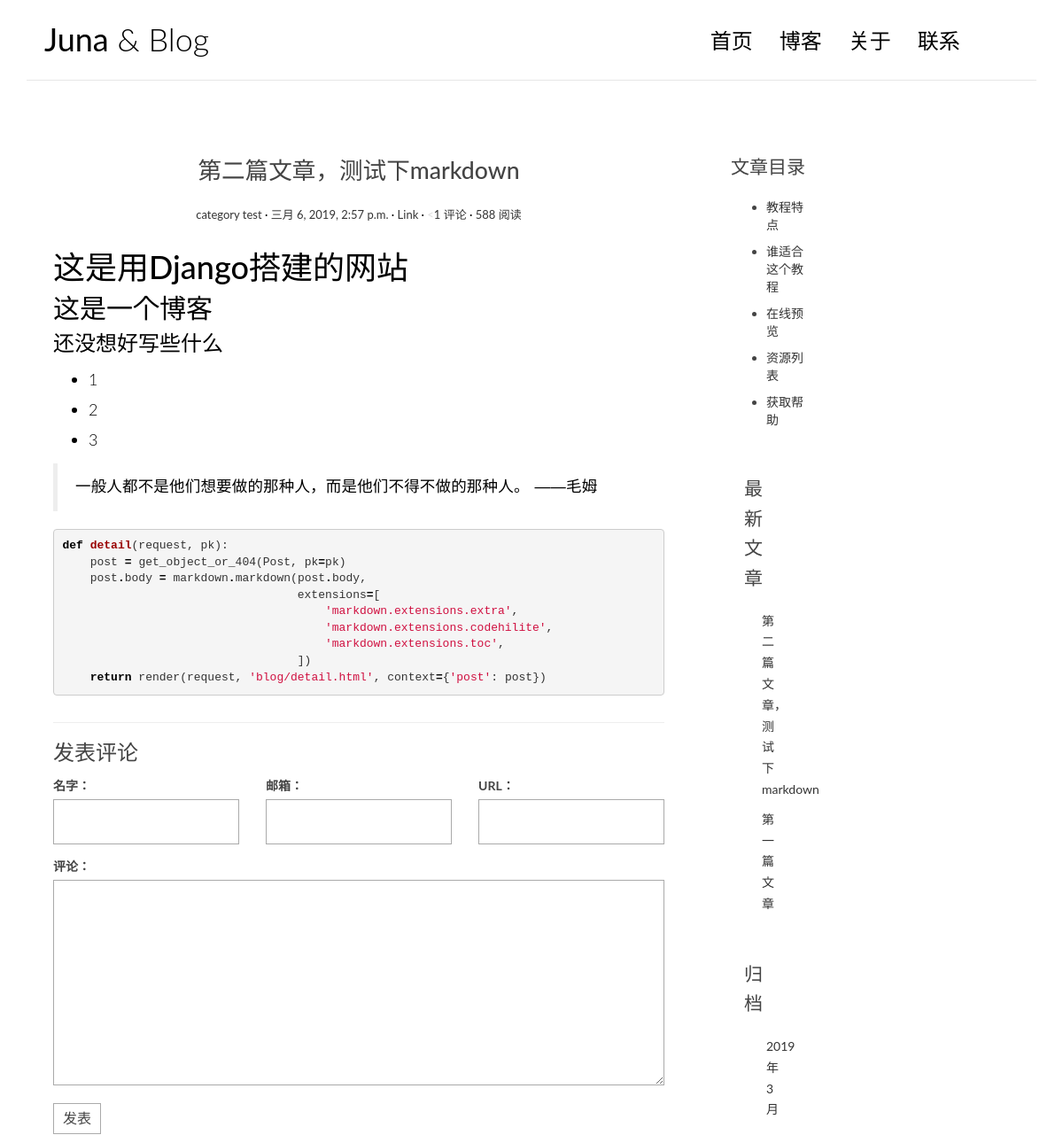
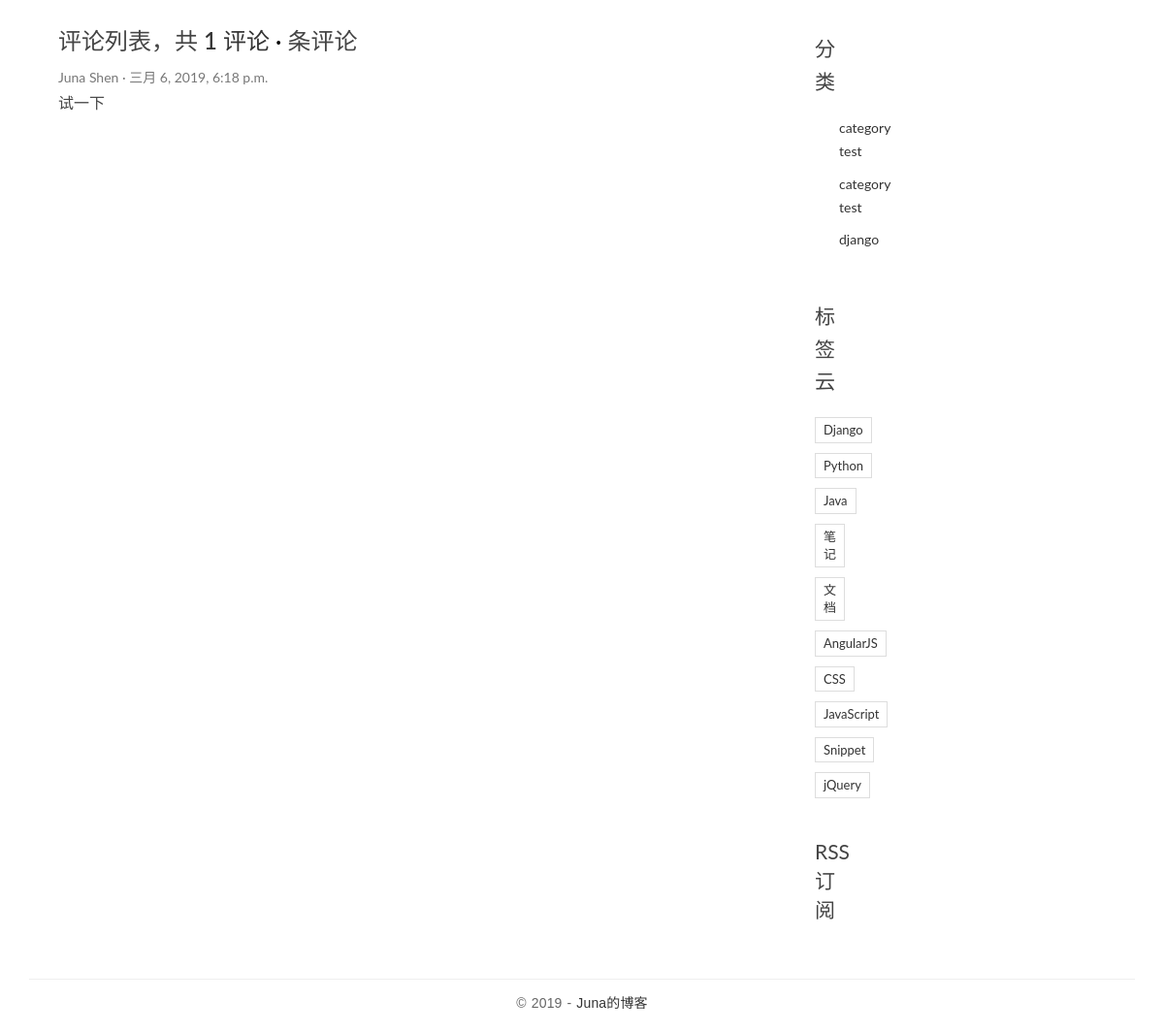
Screenshot of /post/3/ with the database file from the repository (2 pictures, top to bottom).
### blog/models.py (models this page shows, shortened)
class Post(models.Model):
    title = models.CharField(max_length=70)
    body = models.TextField()
    created_time = models.DateTimeField()
    modified_time = models.DateTimeField()
    excerpt = models.CharField(max_length=200, blank=True)
    category = models.ForeignKey(Category)
    tags = models.ManyToManyField(Tag, blank=True)
    author = models.ForeignKey(User)
    def get_absolute_url(self):
        return reverse('blog:detail', kwargs={'pk': self.pk})
    class Meta:
        ordering = ['-created_time']

class Category(models.Model):
    name = models.CharField(max_length=100)

### comments/models.py (models this page shows, shortened)
class Comment(models.Model):
    name = models.CharField(max_length=100)
    email = models.EmailField(max_length=255)
    url = models.URLField(blank=True)
    text = models.TextField()
    created_time = models.DateTimeField(auto_now_add=True)
    post = models.ForeignKey('blog.Post')

### blog/views.py (the view)
# urls.py: url(r'^post/(?P<pk>[0-9]+)/$', views.detail, name='detail'),
def detail(request, pk):
    post = get_object_or_404(Post, pk=pk)
    post.body = markdown.markdown(post.body,
                                  extensions=[
                                      'markdown.extensions.extra',
                                      'markdown.extensions.codehilite',
                                      'markdown.extensions.toc',
                                  ])
    form = CommentForm()
    comment_list = post.comment_set.all()
    context = {'post': post,
               'form': form,
               'comment_list': comment_list
               }
    return render(request, 'blog/detail.html', context=context)

### comments/forms.py
class CommentForm(forms.ModelForm):
    class Meta:
        model = Comment
        fields = ['name', 'email', 'url', 'text']

### blog/templatetags/blog_tags.py (called while the page is built)
@register.simple_tag
def get_recent_posts(num=5):
    return Post.objects.all().order_by('-created_time')[:num]

@register.simple_tag
def archives():
    return Post.objects.dates('created_time', 'month', order='DESC')

@register.simple_tag
def get_categories():
    return Category.objects.all()

### templates/blog/detail.html (shortened to what this page needs)
<!DOCTYPE html>
{% extends 'base.html' %}
				{% block main %}
					<article class="post post-{{ post.pk }}">
						<header class="entry-header">
						<h1 class="entry-title">{{ post.title }}</h1>
						<div class="entry-meta">
							<span class="post-category"><a href="#">{{ post.category.name }}</a></span>
							<span class="post-date"><a href="#"><time class="entry-date"
                                                datetime="{{ post.created_time }}">{{ post.created_time }}</time></a></span>
							<span class="post-author"><a href="#">{{ post.author }}</a></span>
							<<span class="comments-link"><a href="{{ post.get_absolute_url }}#comment-area">{{ post.comment_set.count }} 评论</a></span>
							<span class="views-count"><a href="#">588 阅读</a></span>
						</div>
						</header>
						<div class="entry-content clearfix">
							{{ post.body|safe }}
						</div>
					</article>
					<section class="comment-area">
						<hr>
						<h3>发表评论</h3>
						<form action="{% url 'comments:post_comment' post.pk %}" method="post" class="comment-form">
                            <div class="row">
                                <div class="col-md-4">
                                    <label for="{{ form.name.id_for_label }}">名字：</label>
                                    {{ form.name }}
                                </div>
                                <div class="col-md-4">
                                    <label for="{{ form.email.id_for_label }}">邮箱：</label>
                                    {{ form.email }}
                                </div>
                                <div class="col-md-4">
                                    <label for="{{ form.url.id_for_label }}">URL：</label>
                                    {{ form.url }}
                                </div>
                                <div class="col-md-12">
                                    <label for="{{ form.text.id_for_label }}">评论：</label>
                                    {{ form.text }}
                                    <button type="submit" class="comment-btn">发表</button>
                                </div>
                            </div>
                        </form>
						<div class="comment-list-panel">
							<h3>评论列表，共 <span class="comments-link"><a href="{{ post.get_absolute_url }}#comment-area">{{ post.comment_set.count }} 评论</a></span> 条评论</h3>
						<ul class="comment-list list-unstyled">
                        {% for comment in comment_list %}
                        <li class="comment-item">
                                    <span class="nickname">{{ comment.name }}</span>
                                    <time class="submit-date">{{ comment.created_time }}</time>
                                    <div class="text">
                                        {{ comment.text }}
                                    </div>
                        </li>
                        {% empty %}
                        暂无评论
                        {% endfor %}
                        </ul>
						</div>
					</section>
				{% endblock main %}
				{% block toc %}
				<aside class="col-md-4">
					<div class="widget widget-content">
						<h3 class="widget-title">文章目录</h3>
						<ul>
							<li>
								<a href="#">教程特点</a>
							</li>
							<li>
								<a href="#">谁适合这个教程</a>
							</li>
							<li>
								<a href="#">在线预览</a>
							</li>
							<li>
								<a href="#">资源列表</a>
							</li>
							<li>
								<a href="#">获取帮助</a>
							</li>
						</ul>
					</div>
				{% endblock toc %}

### templates/base.html (shortened to what this page needs)
{% load staticfiles %}
{% load blog_tags %}
<!DOCTYPE html>
<html>
<head>
    <link rel="stylesheet" href="http://code.ionicframework.com/ionicons/2.0.1/css/ionicons.min.css">
    <link rel="stylesheet" href="{% static 'blog/css/bootstrap.min.css' %}">
    <link rel="stylesheet" href="{% static 'blog/css/pace.css' %}">
    <link rel="stylesheet" href="{% static 'blog/css/custom.css' %}">
	<link rel="stylesheet" href="{% static 'blog/css/highlights/github.css' %}">
</head>
<body>
<div class="container">
    <header id="site-header">
        <div class="row">
            <div class="col-md-4 col-sm-5 col-xs-8">
                <div class="logo">
                    <h1><a href="{% url 'blog:index' %}"><b>Juna</b> &amp; Blog</a></h1>
                </div>
            </div>
            <div class="col-md-8 col-sm-7 col-xs-4">
                <nav class="main-nav" role="navigation">
                    <div class="collapse navbar-collapse" id="bs-example-navbar-collapse-1">
                        <ul class="nav navbar-nav navbar-right">
                            <li class="cl-effect-11"><a href="{% url 'blog:index' %}" data-hover="首页">首页</a></li>
                            <li class="cl-effect-11"><a href="full-width.html" data-hover="博客">博客</a></li>
                            <li class="cl-effect-11"><a href="about.html" data-hover="关于">关于</a></li>
                            <li class="cl-effect-11"><a href="contact.html" data-hover="联系">联系</a></li>
                        </ul>
                    </div>
                </nav>
            </div>
        </div>
    </header>
</div>
<div class="content-body">
    <div class="container">
        <div class="row">
            <main class="col-md-8">
                    {% block main %}
                    {% endblock main %}
            </main>
            <aside class="col-md-4">
                {% block toc %}
                {% endblock toc %}
            <aside class="col-md-4">
                <div class="widget widget-recent-posts">
                    <h3 class="widget-title">最新文章</h3>
                    {% get_recent_posts as recent_post_list %}
                    <ul>
                        {% for post in recent_post_list %}
                        <li>
                            <a href="{{ post.get_absolute_url }}">{{ post.title }}</a>
                        </li>
                        {% empty %}
                        暂无文章！
                        {% endfor %}
                    </ul>
                </div>
                <div class="widget widget-archives">
                    <h3 class="widget-title">归档</h3>
                    {% archives as date_list %}
                    <ul>
                      {% for date in date_list %}
                        <li>
                           <a href="{% url 'blog:archives' date.year date.month %}">
                             {{ date.year }} 年 {{ date.month }} 月
                           </a>
                        </li>
                        {% endfor %}
                    </ul>
                </div>
                <div class="widget widget-category">
                    <h3 class="widget-title">分类</h3>
                    {% get_categories as category_list %}
                    <ul>
                        {% for category in category_list %}
                    <li>
                         <a href="{% url 'blog:category' category.pk %}">{{ category.name }}</a>
                    </li>
                    {% endfor %}
                    </ul>
                </div>
                <div class="widget widget-tag-cloud">
                    <h3 class="widget-title">标签云</h3>
                    <ul>
                        <li>
                            <a href="#">Django</a>
                        </li>
                        <li>
                            <a href="#">Python</a>
                        </li>
                        <li>
                            <a href="#">Java</a>
                        </li>
                        <li>
                            <a href="#">笔记</a>
                        </li>
                        <li>
                            <a href="#">文档</a>
                        </li>
                        <li>
                            <a href="#">AngularJS</a>
                        </li>
                        <li>
                            <a href="#">CSS</a>
                        </li>
                        <li>
                            <a href="#">JavaScript</a>
                        </li>
                        <li>
                            <a href="#">Snippet</a>
                        </li>
                        <li>
                            <a href="#">jQuery</a>
                        </li>
                    </ul>
                </div>
                <div class="rss">
                    <a href=""> RSS 订阅</a>
                </div>
            </aside>
        </div>
    </div>
</div>
<footer id="site-footer">
    <div class="container">
        <div class="row">
            <div class="col-md-12">
                <p class="copyright">&copy 2019 -
                    <a href="http://zmrenwu.com/" title="网页模板" target="_blank">Juna的博客</a>
                </p>
            </div>
        </div>
    </div>
</footer>
</body>
</html>

### blog/static/blog/css/custom.css (style rules this page uses)
* { outline: none; }
h1, h2, h3, h4, h5, h6 { margin-top: 0; }
b { font-weight: 400; }
a { color: #333; }
body { color: #444; font-family: 'Lato', sans-serif; }
p { font-family: 'Ubuntu', sans-serif; font-weight: 400; word-spacing: 1px; letter-spacing: 0.01em; }
#site-header { background-color: #FFF; padding: 25px 20px; margin-bottom: 40px; border-bottom: 1px solid #e7e7e7; }
.logo h1 a { color: #000; }
.logo h1 { margin: 0; font-family: 'Lato', sans-serif; font-weight: 300; }
.main-nav { margin-top: 11px; max-width: 95%; }
.main-nav a { color: #000000 !important; padding: 0 0 5px 0 !important; margin-right: 30px; font-family: 'Lato', sans-serif; font-weight: 300; font-size: 24px; }
.cl-effect-11 a { padding: 10px 0; color: #0972b4; text-shadow: none; }
.cl-effect-11 a::before { position: absolute; top: 0; left: 0; overflow: hidden; padding: 0 0 5px 0 !important; max-width: 0; border-bottom: 1px solid #000; color: #000; content: attr(data-hover); white-space: nowrap; -webkit-transition: max-width 0.5s; -moz-transition: max-width 0.5s; transition: max-width 0.5s; }
.content-body { padding-bottom: 4em; }
.post { background: #fff; padding: 30px 30px 0; }
.entry-title { text-align: center; font-size: 1.9em; margin-bottom: 20px; line-height: 1.6; padding: 10px 20px 0; }
.entry-meta { text-align: center; color: #DDDDDD; font-size: 13px; margin-bottom: 30px; }
.entry-content { font-size: 18px; line-height: 1.9; font-weight: 300; color: #000; }
.post-category::after, .post-date::after, .post-author::after, .comments-link::after { content: ' ·'; color: #000; }
.widget { background: #fff; padding: 30px 0 0; }
.widget-title { font-size: 1.5em; margin-bottom: 20px; line-height: 1.6; padding: 10px 0 0; font-weight: 400; }
.widget-recent-posts ul { padding: 0; margin: 0; padding-left: 20px; }
.widget-recent-posts ul li { list-style-type: none; position: relative; line-height: 170%; margin-bottom: 10px; }
.widget-recent-posts ul li::before { content: '\f3d3'; font-family: "Ionicons"; position: absolute; left: -17px; top: 3px; font-size: 16px; color: #000; }
.widget-archives ul { padding: 0; margin: 0; padding-left: 25px; }
.widget-archives ul li { list-style-type: none; position: relative; line-height: 170%; margin-bottom: 10px; }
.widget-archives ul li::before { content: '\f3f3'; font-family: "Ionicons"; position: absolute; left: -25px; top: 1px; font-size: 16px; color: #000; }
.widget-category ul { padding: 0; margin: 0; padding-left: 25px; }
.widget-category ul li { list-style-type: none; position: relative; line-height: 170%; margin-bottom: 10px; }
.widget-category ul li::before { content: '\f3fe'; font-family: "Ionicons"; position: absolute; left: -25px; top: 1px; font-size: 18px; color: #000; }
.widget-tag-cloud ul { padding: 0; margin: 0; margin-right: -10px; }
.widget-tag-cloud ul li { list-style-type: none; font-size: 13px; display: inline-block; margin-right: 10px; margin-bottom: 10px; padding: 3px 8px; border: 1px solid #ddd; }
.widget-content ul li { margin-bottom: 10px; }
.rss { font-size: 21px; margin-top: 30px; }
.rss a { color: #444; }
#site-footer { padding-top: 10px; padding: 0 0 1.5em 0; }
.copyright { text-align: center; padding-top: 1em; margin: 0; border-top: 1px solid #eee; color: #666; }
.contact-form input, .comment-form input { border: 1px solid #aaa; margin-bottom: 15px; width: 100%; padding: 15px 15px; font-size: 16px; line-height: 100%; transition: 0.4s border-color linear; }
.contact-form textarea, .comment-form textarea { border: 1px solid #aaa; margin-bottom: 15px; width: 100%; padding: 15px 15px; font-size: 16px; line-height: 20px !important; min-height: 183px; transition: 0.4s border-color linear; }
.comment-area { padding: 0 30px 0; }
.comment-form { margin-top: 15px; }
.comment-form .comment-btn { background-color: #fff; border: 1px solid #aaa; font-size: 16px; padding: 5px 10px; }
.comment-list-panel { margin-top: 30px; }
.comment-list { margin-top: 15px; }
.comment-item .nickname, .comment-item .submit-date { color: #777; font-size: 14px; }
.comment-item .nickname:after { content: ' ·'; }
.comment-item .text { padding-top: 5px; font-size: 16px; }

### blog/static/blog/css/highlights/github.css (style rules this page uses)
.codehilite .k { color: #000000; font-weight: bold }
.codehilite .o { color: #000000; font-weight: bold }
.codehilite .nf { color: #990000; font-weight: bold }
.codehilite .w { color: #bbbbbb }
.codehilite .s1 { color: #d01040 }

### rows the page displays
Post: title "第二篇文章，测试下markdown", category.name "category test", created_time "三月 6, 2019, 2:57 p.m.", author "Link", comment_set.count "1", body "这是用Django搭建的网站 这是一个博客 还没想好写些什么 1 2 3 一般人都不是他们想要做的那种人，而是他们不得不做的那种人。 ——毛姆 def detail ( request , pk ): post = get_object_or_404 ( Post , pk = pk ) post . body = markdown . markdown ( post . body , extensions = [ 'markdown.extensions.extra' , 'markdown.extensions.codehilite' , 'markdown.extensions.toc' , ]) return render ( request , 'blog/detail.html' , context = { 'post' : post })"
Comment: name "Juna Shen", created_time "三月 6, 2019, 6:18 p.m.", text "试一下"
Post: title "第一篇文章"
Category: name "category test"
Category: name "category test"
Category: name "django"

### other values shown
{{ date.year }} "2019"
{{ date.month }} "3"
